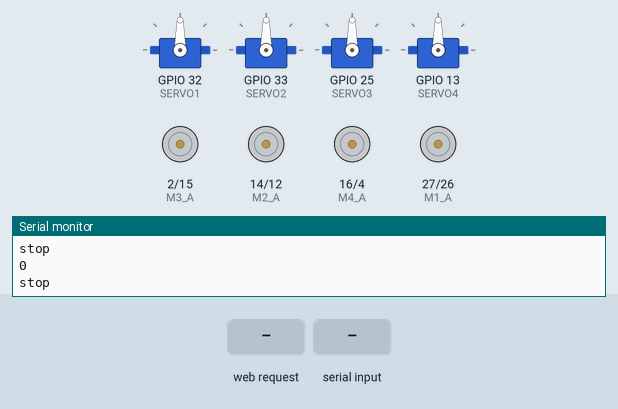
Recording of a sketch running on a simulated ESP32. Shown: 4 × servo, motor-driver pin pairs drawn as motors (green arrow = first pin HIGH = forward, orange = second pin HIGH = backward, longer = more drive), the last lines printed to the serial monitor. Inputs (shaded band) come from the test bench. Random numbers use the default seed unless the sketch sets one; nothing arrives over Bluetooth unless stated.

Above: at 3.1 s.
3.2 s: HTTP request GET /forward received
At 4.3 s:
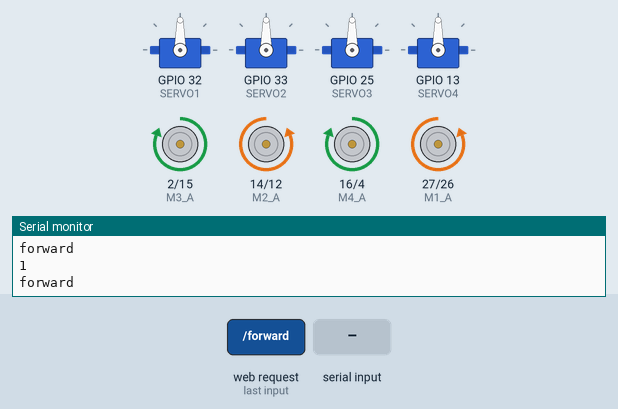
6.3 s: HTTP request GET / received
At 6.7 s:
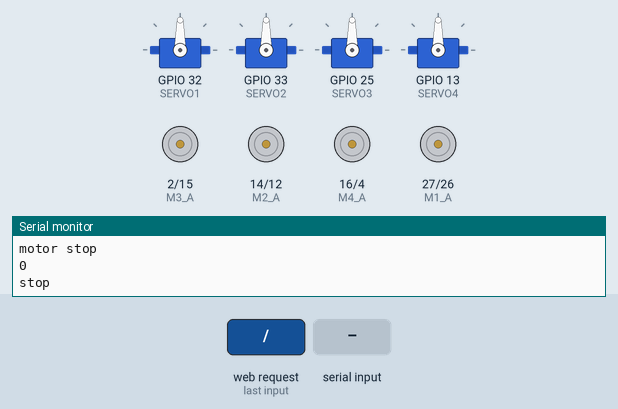
8.0 s: HTTP request GET /forward received
At 11.1 s:
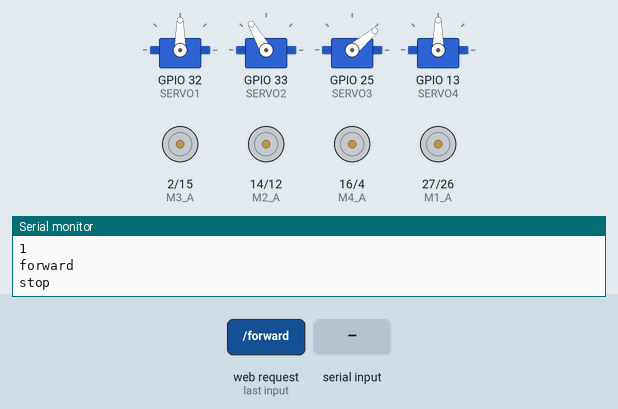
14.0 s: "b" received over the second serial link
17.0 s: HTTP request GET /stop received
At 18.3 s:
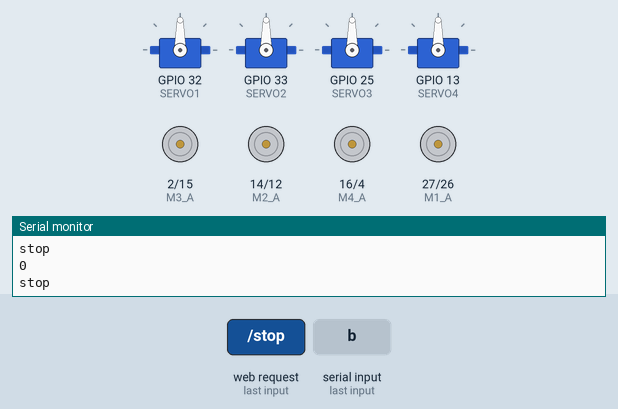
Timing chart, 0 to 19.5 s (numbered marks = the images above; inputs shaded):
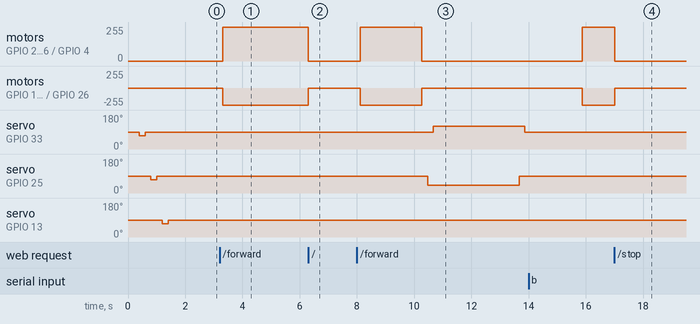

Measured:
- after the input at 3.2 s, motor on GPIO 2 (M3_A) / GPIO 15 (M3_B), motor on GPIO 16 (M4_A) / GPIO 4 (M4_B): stopped → forward 255/255 after 0.10 s; motor on GPIO 14 (M2_A) / GPIO 12 (M2_B), motor on GPIO 27 (M1_A) / GPIO 26 (M1_B): stopped → backward 255/255 after 0.10 s
- after the input at 6.3 s, motor on GPIO 2 (M3_A) / GPIO 15 (M3_B), motor on GPIO 16 (M4_A) / GPIO 4 (M4_B): forward 255/255 → stopped at once; motor on GPIO 14 (M2_A) / GPIO 12 (M2_B), motor on GPIO 27 (M1_A) / GPIO 26 (M1_B): backward 255/255 → stopped at once
- after the input at 8.0 s, motor on GPIO 2 (M3_A) / GPIO 15 (M3_B): stopped → forward 255/255 after 0.11 s, → stopped 2.2 s later; motor on GPIO 14 (M2_A) / GPIO 12 (M2_B): stopped → backward 255/255 after 0.11 s, → stopped 2.2 s later
- after the input at 17.0 s, motor on GPIO 2 (M3_A) / GPIO 15 (M3_B), motor on GPIO 16 (M4_A) / GPIO 4 (M4_B): forward 255/255 → stopped at once; motor on GPIO 14 (M2_A) / GPIO 12 (M2_B), motor on GPIO 27 (M1_A) / GPIO 26 (M1_B): backward 255/255 → stopped at once

The sketch:

soil_moisture_measure_robot.ino.ino
```cpp
#include <ArduinoWebsockets.h>
#include "BluetoothSerial.h"
#include <ESP32Servo.h>
#include <WebServer.h>

Servo myservo1, myservo2, myservo3, myservo4;
BluetoothSerial SerialBT;

#define M1_B    26
#define M1_A    27
#define M2_B    12
#define M2_A    14
#define M3_B    15
#define M3_A    2
#define M4_B    4
#define M4_A    16

#define FORWARD   1
#define STOP      2

/* Put your SSID & Password */
const char* ssid = "esp32";  // Enter SSID here
const char* password = "123456789";  //Enter Password here

/* Put IP Address details */
IPAddress local_ip(192,168,1,1);
IPAddress gateway(192,168,1,1);
IPAddress subnet(255,255,255,0);

WebServer server(80);

int motor_status = STOP;

bool isRun = false;

#define SERVO1  32
#define SERVO2  33
#define SERVO3  25
#define SERVO4  13

void go_forward(){
  Serial.println("forward");
  digitalWrite(M1_A, LOW);
  digitalWrite(M1_B, HIGH);
  digitalWrite(M2_A, LOW);
  digitalWrite(M2_B, HIGH);

  digitalWrite(M3_A, HIGH);
  digitalWrite(M3_B, LOW);
  digitalWrite(M4_A, HIGH);
  digitalWrite(M4_B, LOW);

}

void go_backward(){
  Serial.println("backward");
  digitalWrite(M1_A, HIGH);
  digitalWrite(M1_B, LOW);
  digitalWrite(M2_A, HIGH);
  digitalWrite(M2_B, LOW);

  digitalWrite(M3_A, LOW);
  digitalWrite(M3_B, HIGH);
  digitalWrite(M4_A, LOW);
  digitalWrite(M4_B, HIGH);
}

void turn_right(){
  Serial.println("right");
  digitalWrite(M1_A, LOW);
  digitalWrite(M1_B, HIGH);
  digitalWrite(M2_A, LOW);
  digitalWrite(M2_B, HIGH);

  digitalWrite(M3_A, LOW);
  digitalWrite(M3_B, HIGH);
  digitalWrite(M4_A, LOW);
  digitalWrite(M4_B, HIGH);
}

void turn_left(){
  Serial.println("left");
  digitalWrite(M1_A, HIGH);
  digitalWrite(M1_B, LOW);
  digitalWrite(M2_A, HIGH);
  digitalWrite(M2_B, LOW);

  digitalWrite(M3_A, HIGH);
  digitalWrite(M3_B, LOW);
  digitalWrite(M4_A, HIGH);
  digitalWrite(M4_B, LOW);
}

void stop(){
  Serial.println("stop");
  digitalWrite(M1_A, LOW);
  digitalWrite(M1_B, LOW);
  digitalWrite(M2_A, LOW);
  digitalWrite(M2_B, LOW);

  digitalWrite(M3_A, LOW);
  digitalWrite(M3_B, LOW);
  digitalWrite(M4_A, LOW);
  digitalWrite(M4_B, LOW);
  delay(200);
}

void servo_center(){
  myservo1.write(70);
  delay(200);
  myservo1.write(90);
  delay(200);
  myservo2.write(70);
  delay(200);
  myservo2.write(90);
  delay(200);
  myservo3.write(70);
  delay(200);
  myservo3.write(90);
  delay(200);
  myservo4.write(70);
  delay(200);
  myservo4.write(90);
  delay(200);
  Serial.println("Servo control with Blutooth...");
}

void handle_OnConnect() {
  stop();
  isRun = false;
  Serial.println("motor stop");
  server.send(200, "text/html", SendHTML(1));
}

void handle_NotFound(){
  server.send(404, "text/plain", "Not found");
}

void handle_forward() {
  //go_forward();
  isRun = true;
  motor_status = FORWARD;
  Serial.println("motor forward");
  server.send(200, "text/html", SendHTML(motor_status));
}

void handle_stop() {
  stop();
  isRun = false;
  motor_status = STOP;
  Serial.println("motor stop");
  server.send(200, "text/html", SendHTML(motor_status));
}

String SendHTML(uint8_t motor_status){
  String ptr = "<!DOCTYPE html> <html>\n";
  ptr +="<head><meta name=\"viewport\" content=\"width=device-width, initial-scale=1.0, user-scalable=no\">\n";
  ptr +="<title>LED Control</title>\n";
  ptr +="<style>html { font-family: Helvetica; display: inline-block; margin: 0px auto; text-align: center;}\n";
  ptr +="body{margin-top: 50px;} h1 {color: #444444;margin: 50px auto 30px;} h3 {color: #444444;margin-bottom: 50px;}\n";
  ptr +=".button {display: block;width: 80px;background-color: #3498db;border: none;color: white;padding: 13px 30px;text-decoration: none;font-size: 25px;margin: 0px auto 35px;cursor: pointer;border-radius: 4px;}\n";
  ptr +=".button-on {background-color: #3498db;}\n";
  ptr +=".button-on:active {background-color: #2980b9;}\n";
  ptr +=".button-off {background-color: #34495e;}\n";
  ptr +=".button-off:active {background-color: #2c3e50;}\n";
  ptr +="p {font-size: 14px;color: #888;margin-bottom: 10px;}\n";
  ptr +="</style>\n";
  ptr +="<SCRIPT language=\"JavaScript\">\n";
  ptr +="setTimeout(\"history.go(0)\", 5000)\n";
  ptr +="</SCRIPT>\n";
  ptr +="</head>\n";
  ptr +="<body>\n";
  ptr +="<h1>ESP32 Web Server: ";
  if(motor_status == 1){
    ptr += String(random(10, 90));
  }
  ptr +="</h1>\n";
  ptr +="<h3>Using Access Point(AP) Mode</h3>\n";

  switch(motor_status){
  case 1:
    {ptr +="<p>Motor forward</p><a class=\"button button-on\" href=\"/forward\">ON</a>\n";}
    {ptr +="<p>stop</p><a class=\"button button-off\" href=\"/stop\">OFF</a>\n";}
    break;
  case 2:
    {ptr +="<p>Motor forward</p><a class=\"button button-off\" href=\"/forward\">OFF</a>\n";}
    {ptr +="<p>stop</p><a class=\"button button-off\" href=\"/stop\">ON</a>\n";}
    break;
  }

  ptr +="</body>\n";
  ptr +="</html>\n";
  return ptr;
}

void setup() {
  Serial.begin(115200);
  SerialBT.begin("JD 4wheel robot"); //Bluetooth device name
  Serial.println("The device started, now you can pair it with bluetooth!");
  pinMode(M1_A, OUTPUT);
  pinMode(M1_B, OUTPUT);
  pinMode(M2_A, OUTPUT);
  pinMode(M2_B, OUTPUT);
  pinMode(M3_A, OUTPUT);
  pinMode(M3_B, OUTPUT);
  pinMode(M4_A, OUTPUT);
  pinMode(M4_B, OUTPUT);

  ESP32PWM::allocateTimer(0);
	ESP32PWM::allocateTimer(1);
	ESP32PWM::allocateTimer(2);
	ESP32PWM::allocateTimer(3);

  myservo1.setPeriodHertz(50);    // standard 50 hz servo
  myservo1.attach(SERVO1, 500, 2400);
  myservo2.setPeriodHertz(50);
  myservo2.attach(SERVO2, 500, 2400);
  myservo3.setPeriodHertz(50);    // standard 50 hz servo
  myservo3.attach(SERVO3, 500, 2400);
  myservo4.setPeriodHertz(50);
  myservo4.attach(SERVO4, 500, 2400);

  servo_center();

  WiFi.softAP(ssid, password);
  WiFi.softAPConfig(local_ip, gateway, subnet);
  delay(100);

  server.on("/", handle_OnConnect);
  server.on("/forward", handle_forward);
  server.on("/stop", handle_stop);
  server.onNotFound(handle_NotFound);

  server.begin();
  Serial.println("HTTP server started");
  stop();
}
long count;
void loop() {

  server.handleClient();
  if (SerialBT.available()) {
    char c = SerialBT.read();
    Serial.println(c);
    if(c == 'f'){
      SerialBT.println("forward");
      go_forward();
    }else if(c == 'b'){
      SerialBT.println("backward");
      go_backward();
    }else if(c == 'l'){
      SerialBT.println("turn left");
      turn_left();
    }else if(c == 'r'){
      SerialBT.println("turn right");
      turn_right();
    }else if(c == 'p'){
      stop();
    }
  }
  Serial.println(isRun);
  if(isRun == true){
    go_forward();
    count++;
    if(count > 500){
      stop();
      myservo3.write(40);
      delay(200);
      myservo2.write(120);
      delay(3000);
      myservo3.write(90);
      delay(200);
      myservo2.write(90);
      delay(2000);
      count = 0;

    }
    delay(10);
  }else{
    stop();
    isRun = false;
  }


}
```
